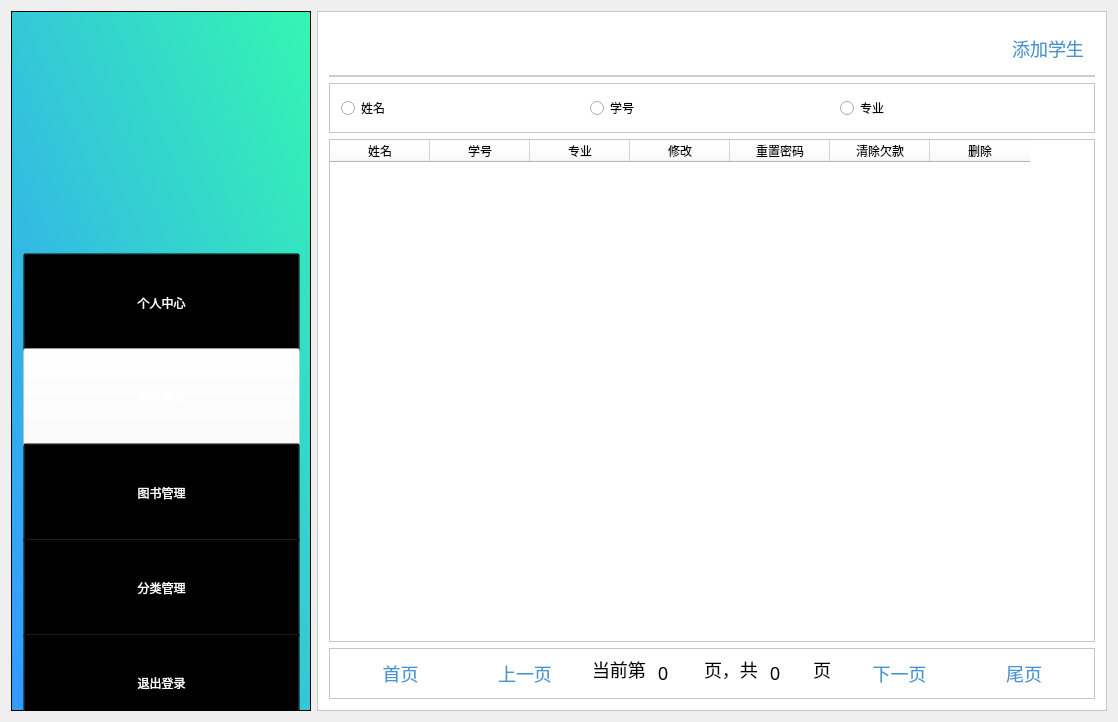
<?xml version="1.0" encoding="UTF-8"?>
<ui version="4.0">
 <class>admin_searchuser</class>
 <widget class="QWidget" name="admin_searchuser">
  <property name="geometry">
   <rect>
    <x>0</x>
    <y>0</y>
    <width>1118</width>
    <height>722</height>
   </rect>
  </property>
  <property name="windowTitle">
   <string>admin_searchuser</string>
  </property>
  <layout class="QHBoxLayout" name="horizontalLayout">
   <item>
    <widget class="QFrame" name="frame">
     <property name="sizePolicy">
      <sizepolicy hsizetype="Fixed" vsizetype="Expanding">
       <horstretch>0</horstretch>
       <verstretch>0</verstretch>
      </sizepolicy>
     </property>
     <property name="minimumSize">
      <size>
       <width>300</width>
       <height>700</height>
      </size>
     </property>
     <property name="styleSheet">
      <string notr="true">
background-color: qlineargradient(spread:pad, x1:0, y1:1, x2:1, y2:0, stop:0 rgba(51, 153, 255,1), stop:1 rgba(52, 246, 177,1));</string>
     </property>
     <property name="frameShape">
      <enum>QFrame::StyledPanel</enum>
     </property>
     <property name="frameShadow">
      <enum>QFrame::Raised</enum>
     </property>
     <widget class="QFrame" name="frame_2">
      <property name="geometry">
       <rect>
        <x>70</x>
        <y>30</y>
        <width>171</width>
        <height>176</height>
       </rect>
      </property>
      <property name="minimumSize">
       <size>
        <width>0</width>
        <height>0</height>
       </size>
      </property>
      <property name="baseSize">
       <size>
        <width>0</width>
        <height>100</height>
       </size>
      </property>
      <property name="styleSheet">
       <string notr="true">image: url(:/Library/images/logo2.png);
background:transparent;</string>
      </property>
      <property name="frameShape">
       <enum>QFrame::StyledPanel</enum>
      </property>
      <property name="frameShadow">
       <enum>QFrame::Raised</enum>
      </property>
     </widget>
     <widget class="QFrame" name="frame_8">
      <property name="geometry">
       <rect>
        <x>0</x>
        <y>230</y>
        <width>301</width>
        <height>491</height>
       </rect>
      </property>
      <property name="styleSheet">
       <string notr="true">background:transparent;</string>
      </property>
      <property name="frameShape">
       <enum>QFrame::StyledPanel</enum>
      </property>
      <property name="frameShadow">
       <enum>QFrame::Raised</enum>
      </property>
      <layout class="QVBoxLayout" name="verticalLayout_6">
       <item>
        <layout class="QVBoxLayout" name="verticalLayout">
         <property name="spacing">
          <number>7</number>
         </property>
         <property name="sizeConstraint">
          <enum>QLayout::SetDefaultConstraint</enum>
         </property>
         <item>
          <widget class="QPushButton" name="btnPersonal">
           <property name="minimumSize">
            <size>
             <width>0</width>
             <height>100</height>
            </size>
           </property>
           <property name="styleSheet">
            <string notr="true">font: 12pt &quot;微软雅黑&quot;;
color:white;
background:transparent;
cursor:pointer;</string>
           </property>
           <property name="text">
            <string>个人中心</string>
           </property>
          </widget>
         </item>
         <item>
          <widget class="QPushButton" name="btnInformationchange">
           <property name="minimumSize">
            <size>
             <width>0</width>
             <height>100</height>
            </size>
           </property>
           <property name="styleSheet">
            <string notr="true">font: 12pt &quot;微软雅黑&quot;;
color:white;
background:transparent;
cursor:pointer;
background-color:rgba(255,255,255,0.4);</string>
           </property>
           <property name="text">
            <string>账号管理</string>
           </property>
          </widget>
         </item>
         <item>
          <widget class="QPushButton" name="btnSearchbook">
           <property name="minimumSize">
            <size>
             <width>0</width>
             <height>100</height>
            </size>
           </property>
           <property name="styleSheet">
            <string notr="true">font: 12pt &quot;微软雅黑&quot;;
color:white;
background:transparent;
cursor:pointer;
</string>
           </property>
           <property name="text">
            <string>图书管理</string>
           </property>
          </widget>
         </item>
         <item>
          <widget class="QPushButton" name="btnClassify">
           <property name="minimumSize">
            <size>
             <width>0</width>
             <height>100</height>
            </size>
           </property>
           <property name="styleSheet">
            <string notr="true">font: 12pt &quot;微软雅黑&quot;;
color:white;
background:transparent;
cursor:pointer;</string>
           </property>
           <property name="text">
            <string>分类管理</string>
           </property>
          </widget>
         </item>
         <item>
          <widget class="QPushButton" name="btnLogout">
           <property name="minimumSize">
            <size>
             <width>0</width>
             <height>100</height>
            </size>
           </property>
           <property name="styleSheet">
            <string notr="true">font: 12pt &quot;微软雅黑&quot;;
color:white;
background:transparent;
cursor:pointer;</string>
           </property>
           <property name="text">
            <string>退出登录</string>
           </property>
          </widget>
         </item>
        </layout>
       </item>
      </layout>
     </widget>
    </widget>
   </item>
   <item>
    <widget class="QFrame" name="frame_3">
     <property name="styleSheet">
      <string notr="true">background:white;</string>
     </property>
     <property name="frameShape">
      <enum>QFrame::StyledPanel</enum>
     </property>
     <property name="frameShadow">
      <enum>QFrame::Raised</enum>
     </property>
     <layout class="QVBoxLayout" name="verticalLayout_2">
      <item>
       <widget class="QFrame" name="frame_4">
        <property name="sizePolicy">
         <sizepolicy hsizetype="Preferred" vsizetype="Fixed">
          <horstretch>0</horstretch>
          <verstretch>4</verstretch>
         </sizepolicy>
        </property>
        <property name="styleSheet">
         <string notr="true">border:2px solid #cccccc;
border-top:0px;
border-left:0px;
border-right:0px;</string>
        </property>
        <property name="frameShape">
         <enum>QFrame::StyledPanel</enum>
        </property>
        <property name="frameShadow">
         <enum>QFrame::Raised</enum>
        </property>
        <layout class="QGridLayout" name="gridLayout">
         <item row="0" column="0">
          <widget class="QTextEdit" name="txtSearch">
           <property name="sizePolicy">
            <sizepolicy hsizetype="Expanding" vsizetype="Maximum">
             <horstretch>0</horstretch>
             <verstretch>100</verstretch>
            </sizepolicy>
           </property>
           <property name="maximumSize">
            <size>
             <width>16777215</width>
             <height>30</height>
            </size>
           </property>
           <property name="styleSheet">
            <string notr="true">color:#4695d2;
border:none;
font-size:18px;</string>
           </property>
          </widget>
         </item>
         <item row="0" column="1">
          <widget class="QPushButton" name="btnSearch">
           <property name="minimumSize">
            <size>
             <width>0</width>
             <height>30</height>
            </size>
           </property>
           <property name="styleSheet">
            <string notr="true">color:#4695d2;
image: url(:/Library/images/search.png);
border:none;
font-size:18px;</string>
           </property>
           <property name="text">
            <string/>
           </property>
          </widget>
         </item>
         <item row="0" column="2">
          <widget class="QPushButton" name="btnAdd">
           <property name="styleSheet">
            <string notr="true">color:#4695d2;
border:none;
font-size:18px;</string>
           </property>
           <property name="text">
            <string>添加学生</string>
           </property>
          </widget>
         </item>
        </layout>
       </widget>
      </item>
      <item>
       <widget class="QFrame" name="frame_6">
        <property name="maximumSize">
         <size>
          <width>16777215</width>
          <height>50</height>
         </size>
        </property>
        <property name="frameShape">
         <enum>QFrame::StyledPanel</enum>
        </property>
        <property name="frameShadow">
         <enum>QFrame::Raised</enum>
        </property>
        <layout class="QHBoxLayout" name="horizontalLayout_4">
         <item>
          <widget class="QRadioButton" name="radioName">
           <property name="text">
            <string>姓名</string>
           </property>
          </widget>
         </item>
         <item>
          <widget class="QRadioButton" name="radioCode">
           <property name="text">
            <string>学号</string>
           </property>
          </widget>
         </item>
         <item>
          <widget class="QRadioButton" name="radioMajor">
           <property name="text">
            <string>专业</string>
           </property>
          </widget>
         </item>
        </layout>
       </widget>
      </item>
      <item>
       <widget class="QTableWidget" name="tableWidget">
        <property name="sizePolicy">
         <sizepolicy hsizetype="Preferred" vsizetype="Preferred">
          <horstretch>0</horstretch>
          <verstretch>0</verstretch>
         </sizepolicy>
        </property>
        <column>
         <property name="text">
          <string>姓名</string>
         </property>
         <property name="textAlignment">
          <set>AlignCenter</set>
         </property>
        </column>
        <column>
         <property name="text">
          <string>学号</string>
         </property>
         <property name="textAlignment">
          <set>AlignCenter</set>
         </property>
        </column>
        <column>
         <property name="text">
          <string>专业</string>
         </property>
         <property name="textAlignment">
          <set>AlignCenter</set>
         </property>
        </column>
        <column>
         <property name="text">
          <string>修改</string>
         </property>
         <property name="textAlignment">
          <set>AlignCenter</set>
         </property>
        </column>
        <column>
         <property name="text">
          <string>重置密码</string>
         </property>
         <property name="textAlignment">
          <set>AlignCenter</set>
         </property>
        </column>
        <column>
         <property name="text">
          <string>清除欠款</string>
         </property>
         <property name="textAlignment">
          <set>AlignCenter</set>
         </property>
        </column>
        <column>
         <property name="text">
          <string>删除</string>
         </property>
         <property name="textAlignment">
          <set>AlignCenter</set>
         </property>
        </column>
       </widget>
      </item>
      <item>
       <widget class="QFrame" name="frame_5">
        <property name="sizePolicy">
         <sizepolicy hsizetype="Preferred" vsizetype="Fixed">
          <horstretch>0</horstretch>
          <verstretch>0</verstretch>
         </sizepolicy>
        </property>
        <property name="frameShape">
         <enum>QFrame::StyledPanel</enum>
        </property>
        <property name="frameShadow">
         <enum>QFrame::Raised</enum>
        </property>
        <layout class="QHBoxLayout" name="horizontalLayout_2">
         <item>
          <widget class="QPushButton" name="btnFirstPage">
           <property name="sizePolicy">
            <sizepolicy hsizetype="Preferred" vsizetype="Fixed">
             <horstretch>0</horstretch>
             <verstretch>0</verstretch>
            </sizepolicy>
           </property>
           <property name="styleSheet">
            <string notr="true">color:#4695d2;
border:none;
font-size:18px;</string>
           </property>
           <property name="text">
            <string>首页</string>
           </property>
          </widget>
         </item>
         <item>
          <widget class="QPushButton" name="btnLastPage">
           <property name="sizePolicy">
            <sizepolicy hsizetype="Preferred" vsizetype="Fixed">
             <horstretch>0</horstretch>
             <verstretch>0</verstretch>
            </sizepolicy>
           </property>
           <property name="styleSheet">
            <string notr="true">color:#4695d2;
border:none;
font-size:18px;</string>
           </property>
           <property name="text">
            <string>上一页</string>
           </property>
          </widget>
         </item>
         <item>
          <layout class="QHBoxLayout" name="horizontalLayout_3">
           <item>
            <widget class="QLineEdit" name="lineEdit_4">
             <property name="sizePolicy">
              <sizepolicy hsizetype="Maximum" vsizetype="Preferred">
               <horstretch>0</horstretch>
               <verstretch>0</verstretch>
              </sizepolicy>
             </property>
             <property name="maximumSize">
              <size>
               <width>60</width>
               <height>16777215</height>
              </size>
             </property>
             <property name="styleSheet">
              <string notr="true">border:none;
font-size:18px;</string>
             </property>
             <property name="text">
              <string>当前第</string>
             </property>
             <property name="readOnly">
              <bool>true</bool>
             </property>
            </widget>
           </item>
           <item>
            <widget class="QLineEdit" name="etIndexPage">
             <property name="sizePolicy">
              <sizepolicy hsizetype="Maximum" vsizetype="Preferred">
               <horstretch>0</horstretch>
               <verstretch>0</verstretch>
              </sizepolicy>
             </property>
             <property name="maximumSize">
              <size>
               <width>40</width>
               <height>16777215</height>
              </size>
             </property>
             <property name="styleSheet">
              <string notr="true">border:none;
font-size:18px;</string>
             </property>
             <property name="text">
              <string>0</string>
             </property>
             <property name="readOnly">
              <bool>true</bool>
             </property>
            </widget>
           </item>
           <item>
            <widget class="QLineEdit" name="lineEdit_2">
             <property name="sizePolicy">
              <sizepolicy hsizetype="Maximum" vsizetype="Preferred">
               <horstretch>0</horstretch>
               <verstretch>0</verstretch>
              </sizepolicy>
             </property>
             <property name="maximumSize">
              <size>
               <width>60</width>
               <height>16777215</height>
              </size>
             </property>
             <property name="styleSheet">
              <string notr="true">border:none;
font-size:18px;</string>
             </property>
             <property name="text">
              <string>页，共</string>
             </property>
             <property name="readOnly">
              <bool>true</bool>
             </property>
            </widget>
           </item>
           <item>
            <widget class="QLineEdit" name="etCountPage">
             <property name="sizePolicy">
              <sizepolicy hsizetype="Maximum" vsizetype="Preferred">
               <horstretch>0</horstretch>
               <verstretch>0</verstretch>
              </sizepolicy>
             </property>
             <property name="maximumSize">
              <size>
               <width>40</width>
               <height>16777215</height>
              </size>
             </property>
             <property name="styleSheet">
              <string notr="true">border:none;
font-size:18px;
</string>
             </property>
             <property name="text">
              <string>0</string>
             </property>
             <property name="readOnly">
              <bool>true</bool>
             </property>
            </widget>
           </item>
           <item>
            <widget class="QLineEdit" name="lineEdit">
             <property name="sizePolicy">
              <sizepolicy hsizetype="Maximum" vsizetype="Preferred">
               <horstretch>0</horstretch>
               <verstretch>0</verstretch>
              </sizepolicy>
             </property>
             <property name="maximumSize">
              <size>
               <width>20</width>
               <height>16777215</height>
              </size>
             </property>
             <property name="styleSheet">
              <string notr="true">border:none;
font-size:18px;</string>
             </property>
             <property name="text">
              <string>页</string>
             </property>
             <property name="readOnly">
              <bool>true</bool>
             </property>
            </widget>
           </item>
          </layout>
         </item>
         <item>
          <widget class="QPushButton" name="btnNextPage">
           <property name="sizePolicy">
            <sizepolicy hsizetype="Preferred" vsizetype="Fixed">
             <horstretch>0</horstretch>
             <verstretch>0</verstretch>
            </sizepolicy>
           </property>
           <property name="styleSheet">
            <string notr="true">color:#4695d2;
border:none;
font-size:18px;</string>
           </property>
           <property name="text">
            <string>下一页</string>
           </property>
          </widget>
         </item>
         <item>
          <widget class="QPushButton" name="btnTheLast">
           <property name="sizePolicy">
            <sizepolicy hsizetype="Preferred" vsizetype="Fixed">
             <horstretch>0</horstretch>
             <verstretch>0</verstretch>
            </sizepolicy>
           </property>
           <property name="styleSheet">
            <string notr="true">color:#4695d2;
border:none;
font-size:18px;</string>
           </property>
           <property name="text">
            <string>尾页</string>
           </property>
          </widget>
         </item>
        </layout>
       </widget>
      </item>
     </layout>
    </widget>
   </item>
  </layout>
 </widget>
 <layoutdefault spacing="6" margin="11"/>
 <resources>
  <include location="library.qrc"/>
 </resources>
 <connections/>
</ui>
